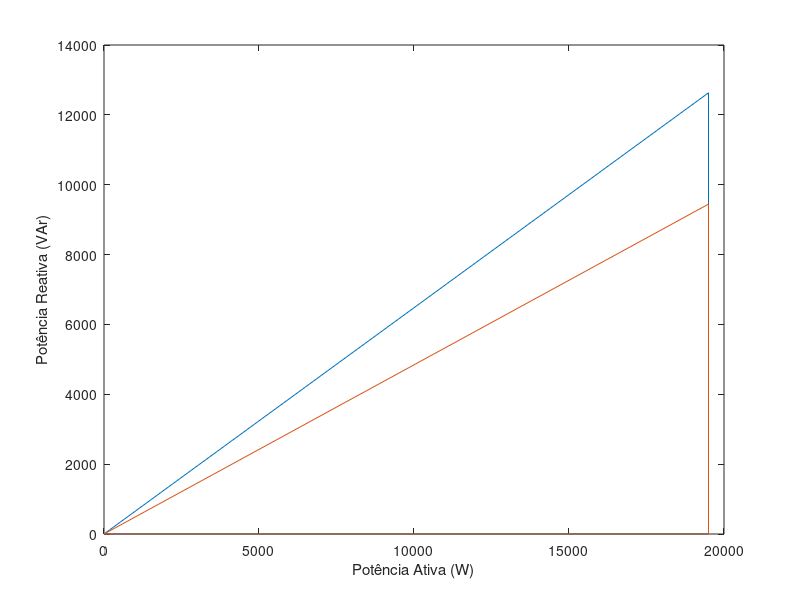

This figure's MATLAB source:
clear all

V = 220; %volts
f = 60;  %Hz

% cargas complexas da questao
S01 = 5000;  %VA
S02 = 15000; %VA
S03 = 10000; %VA

%fatores de potencia cos(teta) = f.p = P/|S|
fp01 = 0.6; % atrasado
fp02 = 0.5; % atrasado
fp03 = 0.9; % adiantado

%cargas complexas S = P + Qi
s01 = S01*fp01 + j*S01*sin(acos(fp01));
s02 = S02*fp02 + j*S02*sin(acos(fp02));
s03 = S03*fp03 - j*S03*sin(acos(fp03));

%somando as cargas por meio de chaveamento
s12 = s01 + s02;
s13 = s01 + s03;
s23 = s02 + s03;
s123 = s01 + s02 + s03;

%nomeando o chaveamentomento para compensacao e o fator de potencia desejado
################################################################################
CH = s123;
fp_c = 0.9;
################################################################################

%abs_c = |S| modulo da carga desejavel com o f.p desejado
abs_c = real(CH)/fp_c
%Q_CH = Q do chaveamento para encontrar a capacitancia apropriada
Q_CH = sqrt(abs_c^2 - real(CH)^2)
%Qc = potencia reativa da capacitancia apropriada Qc = abs(V)^2/Xc
Qc = imag(CH) - Q_CH
%Xc = 1/(wC)
Xc = V^2/Qc;
w = 2*pi*f;
%capacitancia desejada para compensacao
C = 1/(w*Xc)

%plotando os valores
plot ([0 real(CH) real(CH) 0],[0 0 imag(CH) 0],[0 real(CH) real(CH) 0],[0 0 Q_CH 0])
xlabel('Potência Ativa (W)'),ylabel('Potência Reativa (VAr)')

%salvando o grafico em JPG
saveas(gca, 'grafico_5.jpg', 'jpg')